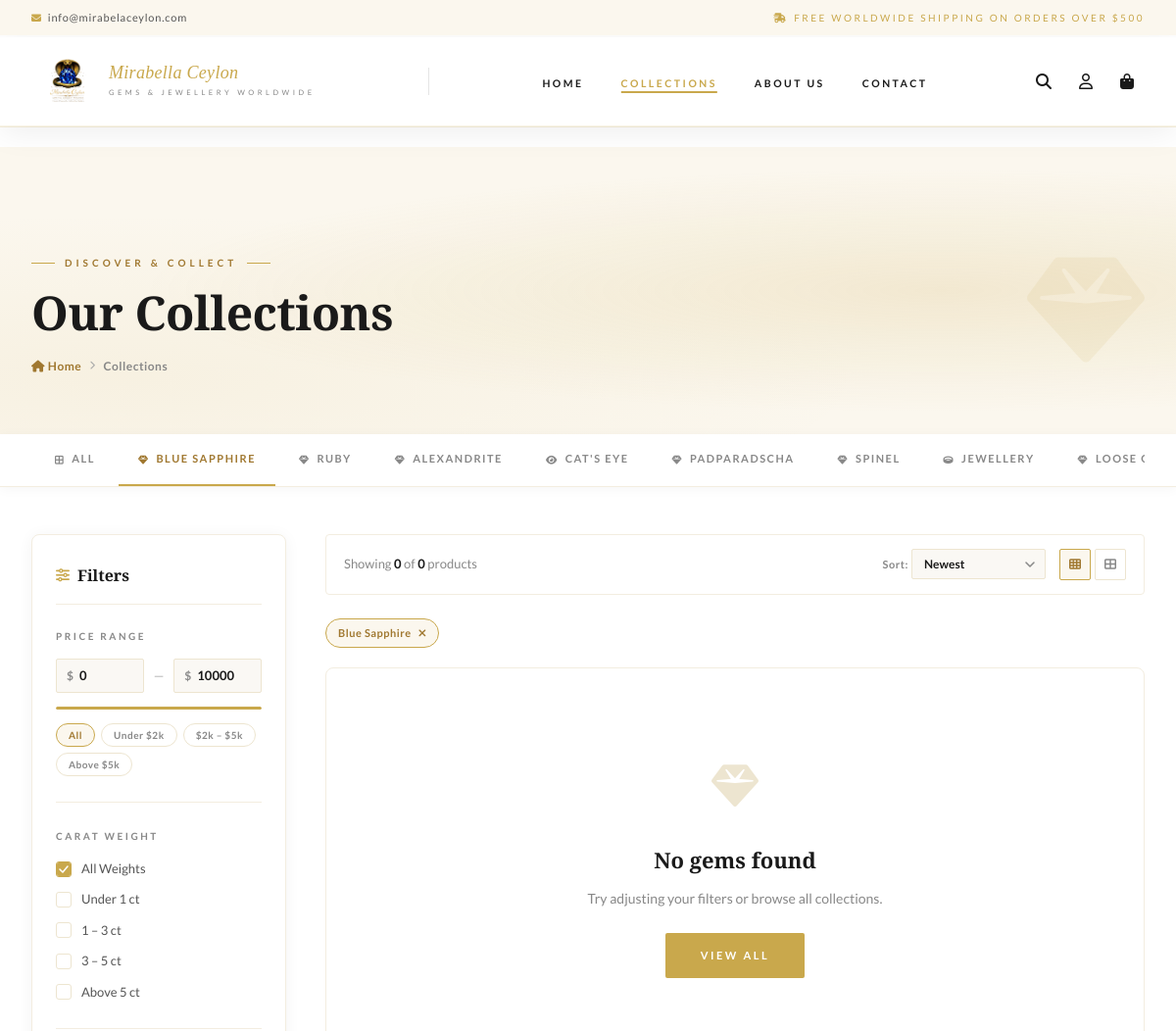
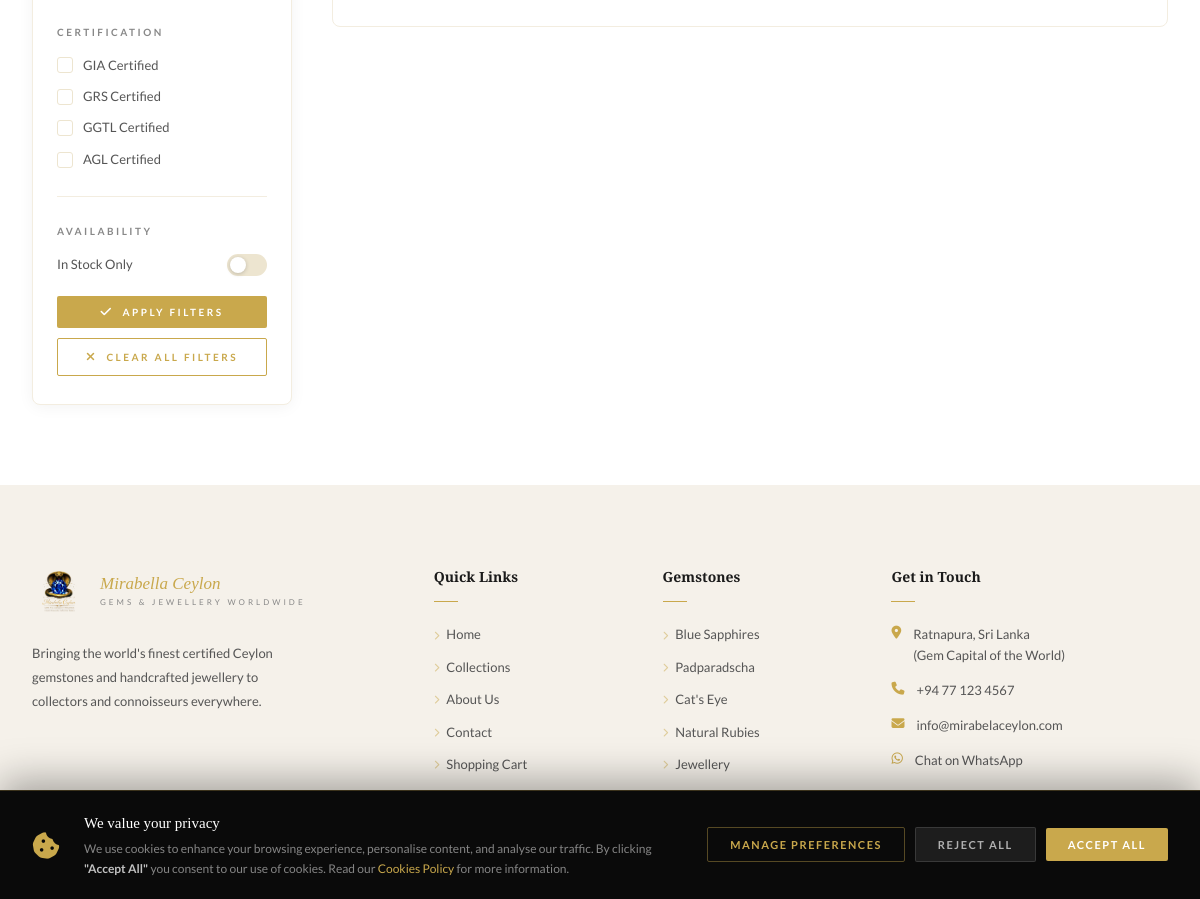
The app's page /shop.php?cat=blue-sapphire with its own data (2 pictures, top to bottom).
### tables this page shows
CREATE TABLE IF NOT EXISTS `categories` (
  `id`          INT UNSIGNED  NOT NULL AUTO_INCREMENT,
  `name`        VARCHAR(100)  NOT NULL,
  `slug`        VARCHAR(110)  NOT NULL UNIQUE,
  `subtitle`    VARCHAR(120)           DEFAULT NULL,
  `description` TEXT                   DEFAULT NULL,
  `image`       VARCHAR(255)           DEFAULT NULL,
  `sort_order`  SMALLINT      NOT NULL DEFAULT 0,
  `show_on_home` TINYINT(1)   NOT NULL DEFAULT 0,
  `is_active`   TINYINT(1)    NOT NULL DEFAULT 1,
  `created_at`  DATETIME      NOT NULL DEFAULT CURRENT_TIMESTAMP,
  PRIMARY KEY (`id`)
);

### shop.php (the view, shortened to what the rows shown need)
<?php
$catSlug   = trim($_GET['cat']    ?? '');
$db = db();
$categories = $db->query(
    "SELECT id, name, slug FROM categories WHERE is_active = 1 ORDER BY sort_order"
)->fetchAll();
function shopUrl(array $override = [], array $remove = []): string {
    $p = $_GET;
    foreach ($override as $k => $v) $p[$k] = $v;
    foreach ($remove  as $k)        unset($p[$k]);
    unset($p['page']);
    $qs = http_build_query($p, '', '&', PHP_QUERY_RFC3986);
    return 'shop.php' . ($qs ? '?' . $qs : '');
}
include 'includes/header.php';
?>
<section class="page-hero">
  <div class="container page-hero__inner">
    <div class="page-hero__content">
      <h1 class="page-hero__title">Our Collections</h1>
    </div>
  </div>
</section>
<div class="category-strip">
  <div class="container">
    <div class="category-strip__inner">
      <a href="<?= shopUrl(['cat' => ''], ['cat']) ?>"
         class="cat-tab <?= !$catSlug ? 'active' : '' ?>">
        <i class="fas fa-border-all"></i> All
      </a>
      <?php foreach ($categories as $cat):
        $icons = [
          'blue-sapphire'   => 'fas fa-gem',
          'padparadscha'    => 'fas fa-gem',
          'cats-eye'        => 'fas fa-eye',
          'ruby'            => 'fas fa-gem',
          'alexandrite'     => 'fas fa-gem',
          'spinel'          => 'fas fa-gem',
          'jewellery'       => 'fas fa-ring',
          'loose-gemstones' => 'fas fa-gem',
        ];
        $icon = $icons[$cat['slug']] ?? 'fas fa-gem';
      ?>
      <a href="<?= shopUrl(['cat' => $cat['slug']]) ?>"
         class="cat-tab <?= $catSlug === $cat['slug'] ? 'active' : '' ?>">
        <i class="<?= $icon ?>"></i> <?= htmlspecialchars($cat['name']) ?>
      </a>
      <?php endforeach; ?>
    </div>
  </div>
</div>
<?php include 'includes/footer.php'; ?>

### records on screen
categories: name "BLUE SAPPHIRE"
categories: name "RUBY"
categories: name "ALEXANDRITE"
categories: name "CAT'S EYE"
categories: name "PADPARADSCHA"
categories: name "SPINEL"
categories: name "JEWELLERY"
categories: name "LOOSE…"

### other values on screen
$_hEmail "info@mirabelaceylon.com"
$wLabel "Under 1 ct"
$wLabel "1 – 3 ct"
$wLabel "3 – 5 ct"
$wLabel "Above 5 ct"
$cLabel "GIA Certified"
$cLabel "GRS Certified"
$cLabel "GGTL Certified"
$cLabel "AGL Certified"
min($total, $offset + $perPage) - $offset "0"
$total "0"
$chip['label'] "Blue Sapphire"
